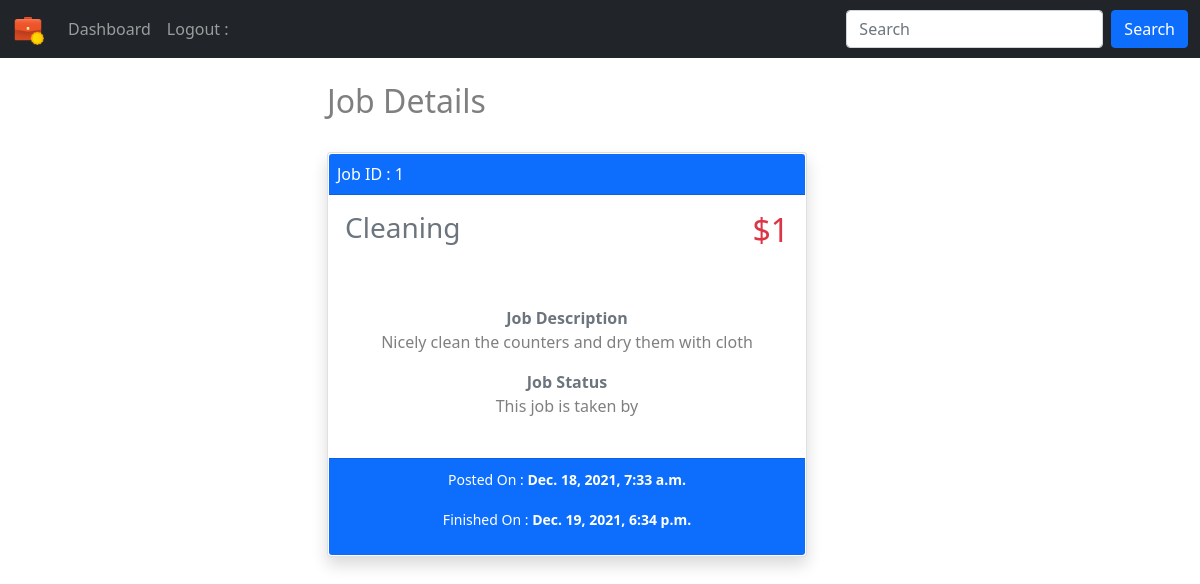
Page /1/ (signed in) on the earlier database version.
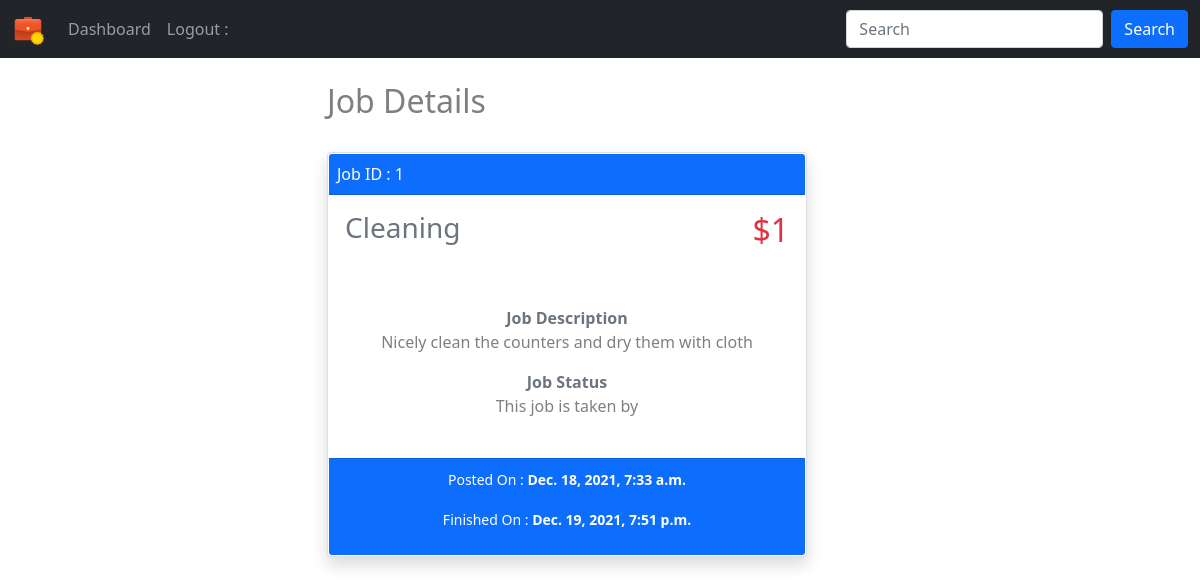
Same page on the later database version.
### jobs/models.py (models this page shows, shortened)
class JobPost(models.Model):
    job_title = models.CharField(max_length=200)
    publish_date = models.DateTimeField('date published')
    job_detail = models.CharField(max_length=200)
    job_price = models.IntegerField(default=0)
    job_taken = models.BooleanField(default=False)
    job_done = models.BooleanField(default=False)
    job_done_date = models.DateTimeField('date job completed', null=True, blank=True)
    job_taker = models.ForeignKey(User, on_delete=models.CASCADE, null=True, blank=True, related_name='job_user')
    job_creator = models.ForeignKey(User, on_delete=models.CASCADE, null=True, blank=True, related_name='job_author')

### jobs/views.py (the view)
# urls.py: path('<int:pk>/', views.detail, name='detail'),
@login_required
def detail(request, pk):
    print(pk)
    detail = get_object_or_404(JobPost, pk=pk)
    template = loader.get_template('jobs/detail.html')
    if request.user == 'AnonymousUser':
        usr = "None"
    else:
        usr = request.user
    context = {
    'detail': detail,
    'user': usr, }
    return HttpResponse(template.render(context, request))

### jobs/templates/jobs/detail.html (shortened to what this page needs)
{% extends "jobs/base.html" %}  {% block detail %}
<div class="container">
    {% if detail %}
    <div class="row justify-content-center">
        <div class="col-6 ">
            <h2 class="py-4 text-start text-black-50">Job Details</h2>
            <div class="card mb-4 shadow" style="width: 30rem;">
                <a class="btn p-0" href="../" style="width: 100%;">
                    <div class="card-body p-0">
                        <div class="card-header text-start ps-2 m-0 bg-primary text-white">Job ID : {{detail.id}}</div>
                        <div class="d-flex justify-content-between">
                            <h3 class="card-title p-3 text-secondary">{{ detail.job_title }}</h3>
                            <h2 class="text-danger p-3">${{detail.job_price}}</h2>
                        </div>
                        <div class="p-3">
                            <strong class="text-secondary">Job Description</strong>
                            <p class="text-black-50">{{detail.job_detail}}</p>
                            <strong class="text-secondary">Job Status</strong> {% if detail.job_taken %}
                            <p class="text-black-50">This job is taken by <strong>{{detail.job_taker.first_name}}</strong> </p>
                            {% else %}
                            <p class="text-black-50">No one has taken this job yet</p>
                            {% endif %}
                        </div>
                    </div>
                    <div class="card-footer bg-primary mt-2 text-white">
                        <p><small class="card-text ">Posted On : <strong>{{detail.publish_date}}</strong></small></p>
                        {% if detail.job_done %}
                        <p><small class="card-text">Finished On : <strong>{{detail.job_done_date}}</strong></small></p>
                        {% else %}
                        <p></p>
                        {% endif %}
                    </div>
                </a>
            </div>
        </div>
    </div>
    {% else %}
    <div class="card-body">
        <h2 class="card-title">No data available.</h2>
    </div>
    {% endif %}
</div>
{% endblock detail %}

Differences in the rows shown:
changed JobPost "Cleaning": job_done_date "Dec. 19, 2021, 6:34 p.m." → "Dec. 19, 2021, 7:51 p.m."
